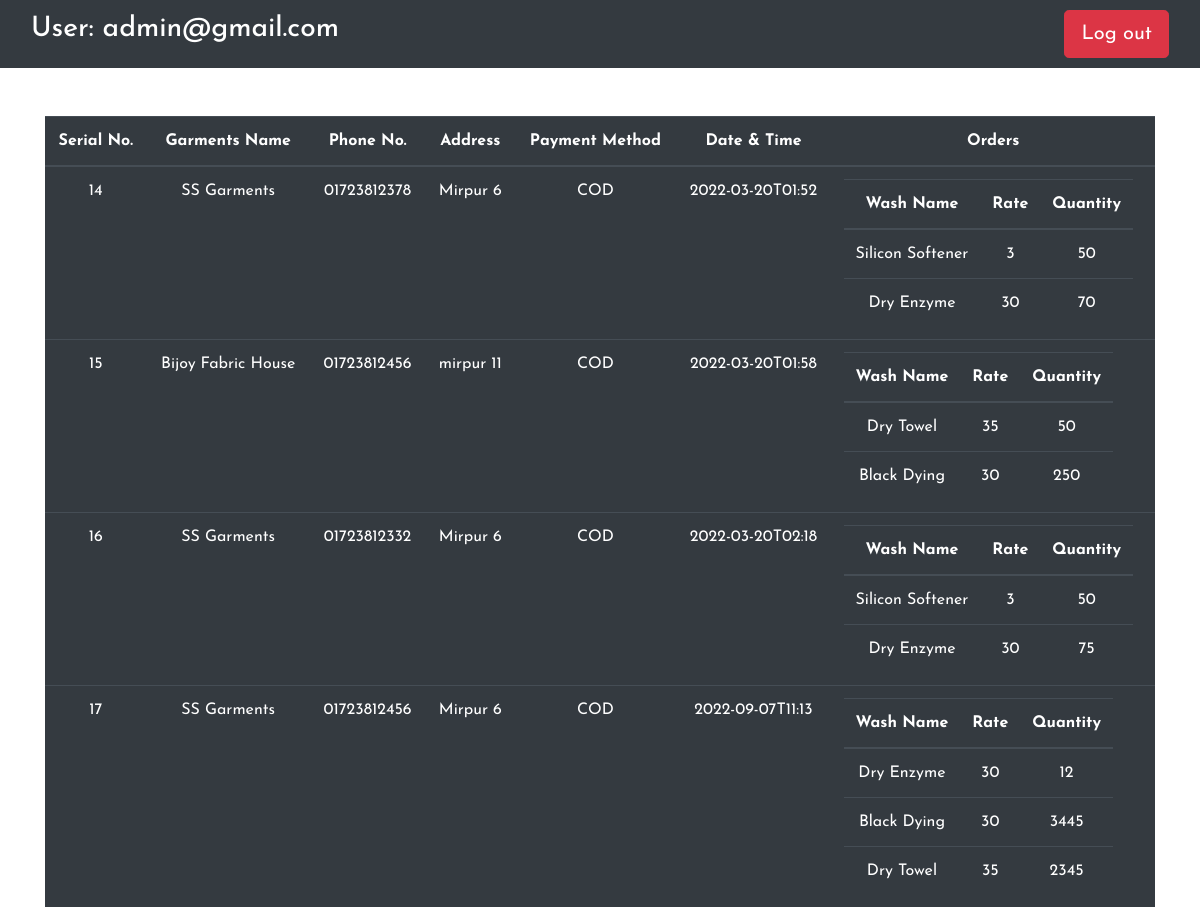
Page /billing.php (signed in) on the committed database.
### tables this page shows
CREATE TABLE `order_manager` (
  `id` int(255) NOT NULL,
  `g_name` varchar(255) NOT NULL,
  `phone_no` varchar(255) NOT NULL,
  `address` varchar(255) NOT NULL,
  `pay_mode` varchar(255) NOT NULL,
  `date` varchar(255) NOT NULL
);

CREATE TABLE `wash_order` (
  `id` int(255) NOT NULL,
  `wash_name` varchar(255) NOT NULL,
  `rate` varchar(255) NOT NULL,
  `quantity` varchar(255) NOT NULL
);

### billing.php (the view, shortened to what this page needs)
<?php
include 'supdbcon.php';
?>
<!DOCTYPE html>
<html>
<head>
  <link rel="stylesheet" href="style.css">
  <link rel="stylesheet" href="https://cdn.jsdelivr.net/npm/bootstrap@4.6.1/dist/css/bootstrap.min.css">
    <nav class="navbar navbar-expand-lg navbar-dark bg-dark">
  <div class="container-fluid">
    <a class="navbar-brand"><h3>User: <?php echo $_SESSION['user']; ?></h3></a>
    <div class="collapse navbar-collapse" id="navbarSupportedContent">
      <ul class="navbar-nav ml-auto mb-2 mb-lg-0">
        <li class="nav-item">
          <a href="logout2.php" class="btn btn-danger btn-lg">
          Log out
        </a>
        </li>
      </ul>
    </div>
  </div>
</nav>
</head>
<body>
	<div class="container mt-5">
		<div class="row">
			<div class="col-lg-12">
				<table class="table text-center table-dark">
  <thead>
    <tr>
      <th scope="col">Serial No.</th>
      <th scope="col">Garments Name</th>
      <th scope="col">Phone No.</th>
      <th scope="col">Address</th>
      <th scope="col">Payment Method</th>
      <th scope="col">Date & Time</th>
      <th scope="col">Orders</th>
    </tr>
  </thead>
  <tbody>
  	<?php
  		$query="SELECT * FROM `order_manager`";
  		$user_result = mysqli_query($con,$query);
  		while ($user_fetch = mysqli_fetch_assoc($user_result))
  		{
  			echo "
  			<tr>
      <td>$user_fetch[id]</td>
      <td>$user_fetch[g_name]</td>
      <td>$user_fetch[phone_no]</td>
      <td>$user_fetch[address]</td>
      <td>$user_fetch[pay_mode]</td>
      <td>$user_fetch[date]</td>
      <td>
      	<table class=''table text-center table-dark'>
  	<thead>
    <tr>
      <th scope='col'>Wash Name</th>
      <th scope='col'>Rate</th>
      <th scope='col'>Quantity</th>
    </tr>
  </thead>
  <tbody>
  ";
  $order_query = "SELECT * FROM `wash_order` WHERE `id` = '$user_fetch[id]'";
  $order_result = mysqli_query($con,$order_query);
  while($order_fetch = mysqli_fetch_assoc($order_result))
  		{
  			echo "
  					<tr>
  						<td>$order_fetch[wash_name]</td>
      				<td>$order_fetch[rate]</td>
      				<td>$order_fetch[quantity]</td>
  					</tr>
  			";
  		}
  echo"
  	</tbody>
  	</table>
      </td>
    	</tr>
    	";
  		}
  	 ?>
  </tbody>
</table>
			</div>
		</div>
	</div>
</body>
</html>

### style.css (style rules this page uses)
* { margin: 0; padding: 0; box-sizing: border-box; font-family: 'Josefin Sans', sans-serif; }

### rows in the picture
order_manager: id "14", g_name "SS Garments", phone_no "01723812378", address "Mirpur 6", pay_mode "COD", date "2022-03-20T01:52"
wash_order: wash_name "Silicon Softener", rate "3", quantity "50"
wash_order: wash_name "Dry Enzyme", rate "30", quantity "70"
order_manager: id "15", g_name "Bijoy Fabric House", phone_no "01723812456", address "mirpur 11", pay_mode "COD", date "2022-03-20T01:58"
wash_order: wash_name "Dry Towel", rate "35", quantity "50"
wash_order: wash_name "Black Dying", rate "30", quantity "250"
order_manager: id "16", g_name "SS Garments", phone_no "01723812332", address "Mirpur 6", pay_mode "COD", date "2022-03-20T02:18"
wash_order: wash_name "Silicon Softener", rate "3", quantity "50"
wash_order: wash_name "Dry Enzyme", rate "30", quantity "75"
order_manager: id "17", g_name "SS Garments", phone_no "01723812456", address "Mirpur 6", pay_mode "COD", date "2022-09-07T11:13"
wash_order: wash_name "Dry Enzyme", rate "30", quantity "12"
wash_order: wash_name "Black Dying", rate "30", quantity "3445"
wash_order: wash_name "Dry Towel", rate "35", quantity "2345"

### other values in the picture
$_SESSION['user'] "admin@gmail.com"
